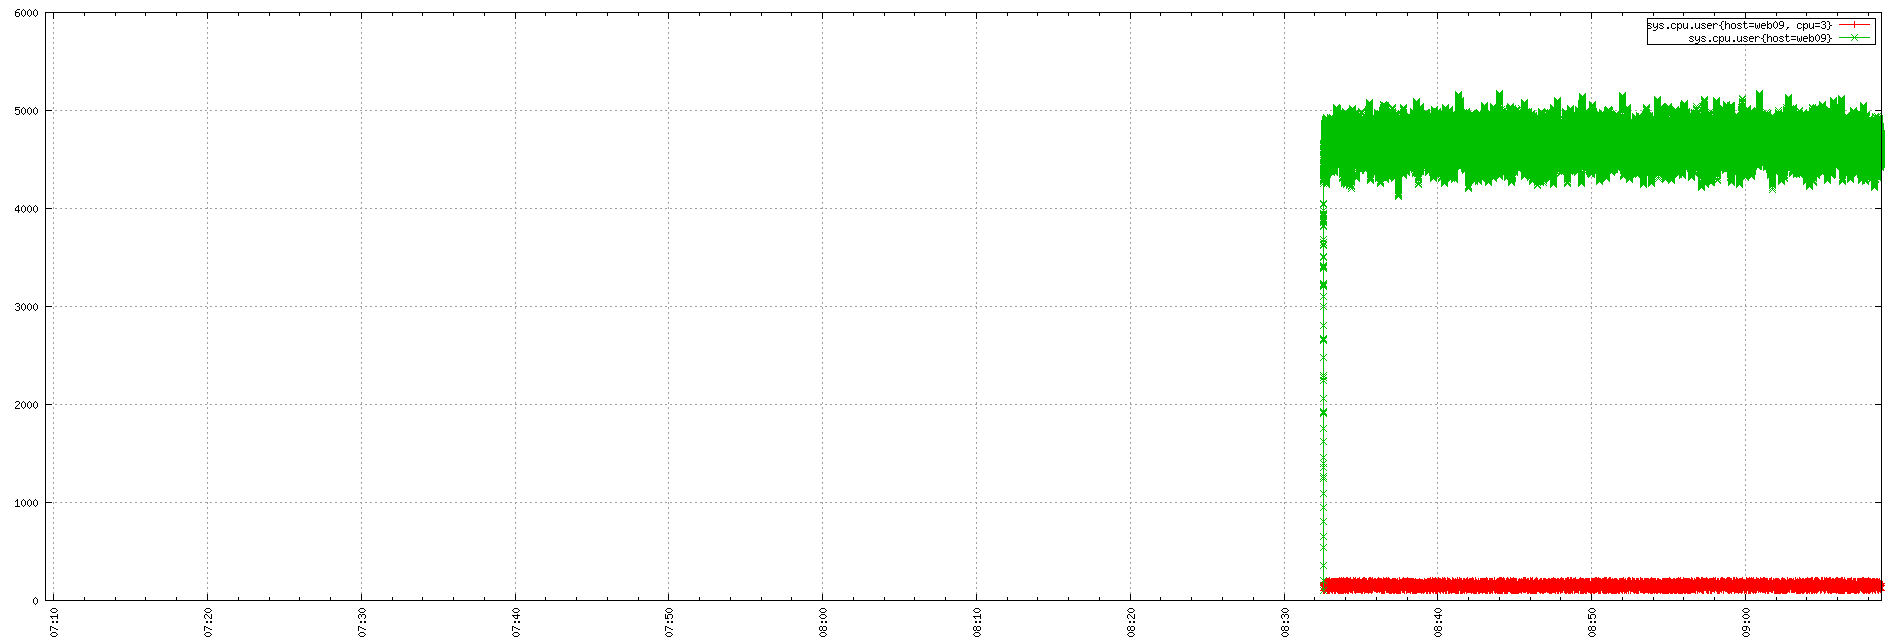

gnuplot code for this plot:
set term png small size 1900,644
set xdata time
set timefmt "%s"
if (GPVAL_VERSION < 4.6) set xtics rotate; else set xtics rotate right
set output "${TMPDIR-'tmp'}/tsd/3aeb5b5f.png"
set xrange ["1673766568":"1673773731"]
set format x "%H:%M"
set grid
set style data linespoint
set key right box
set yrange [0:]
plot  "${TMPDIR-'tmp'}/tsd/3aeb5b5f_0.dat" using 1:2 title "sys.cpu.user{host=web09, cpu=3}", \
 "${TMPDIR-'tmp'}/tsd/3aeb5b5f_1.dat" using 1:2 title "sys.cpu.user{host=web09}"
